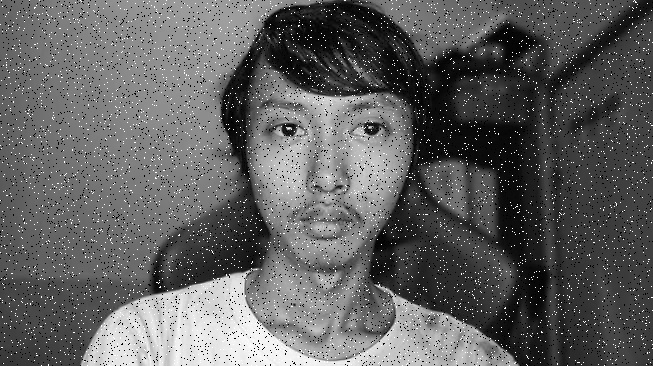
#> input picture Image Processing/Median-Filter-implementation/imgs/img_ex.jpg, 653 x 366 px
$ python Median_Filter_implementation.py
#> lines starting #> are read from the running program, lines starting #| are printed output that depends on the picture
#> in main, img is the input picture: PIL image 653x366 L; min 0, max 255, mean 96.4
import numpy
from PIL import Image


def median_filter(matrix, filter):
#> called with filter = 3
    temp = []
    indexer = filter // 2
    matrix_final = []
    matrix_final = numpy.zeros((len(matrix),len(matrix[0])))
#> matrix_final: shape (366, 653) float64; every value is 0

    for i in range(len(matrix)):

        for j in range(len(matrix[0])):

            for z in range(filter):
                if i + z - indexer < 0 or i + z - indexer > len(matrix) - 1:
                    for c in range(filter):
                        temp.append(0)
                else:
                    if j + z - indexer < 0 or j + indexer > len(matrix[0]) - 1:
                        temp.append(0)
                    else:
                        for k in range(filter):
                            temp.append(matrix[i + z - indexer][j + k - indexer])

            temp.sort()
            matrix_final[i][j] = temp[len(temp) // 2]
            temp = []
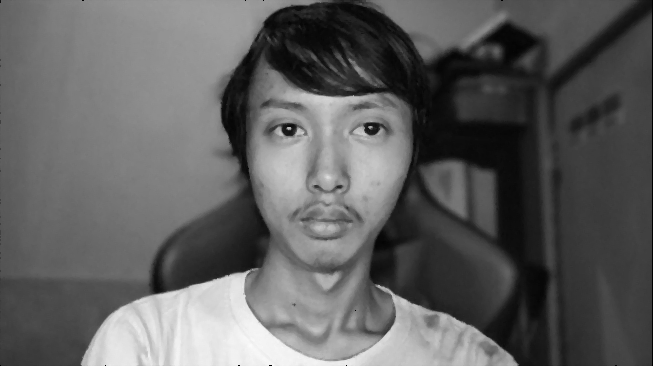
#> matrix_final: shape (366, 653) float64; min 0, max 251, mean 95.5

    return matrix_final


def main():
    img = Image.open("imgs/img_ex.jpg").convert(
        "L")
    data = numpy.array(img)
    img_median = median_filter(data, 3)
    data = Image.fromarray(img_median)
    data.show()


main()
